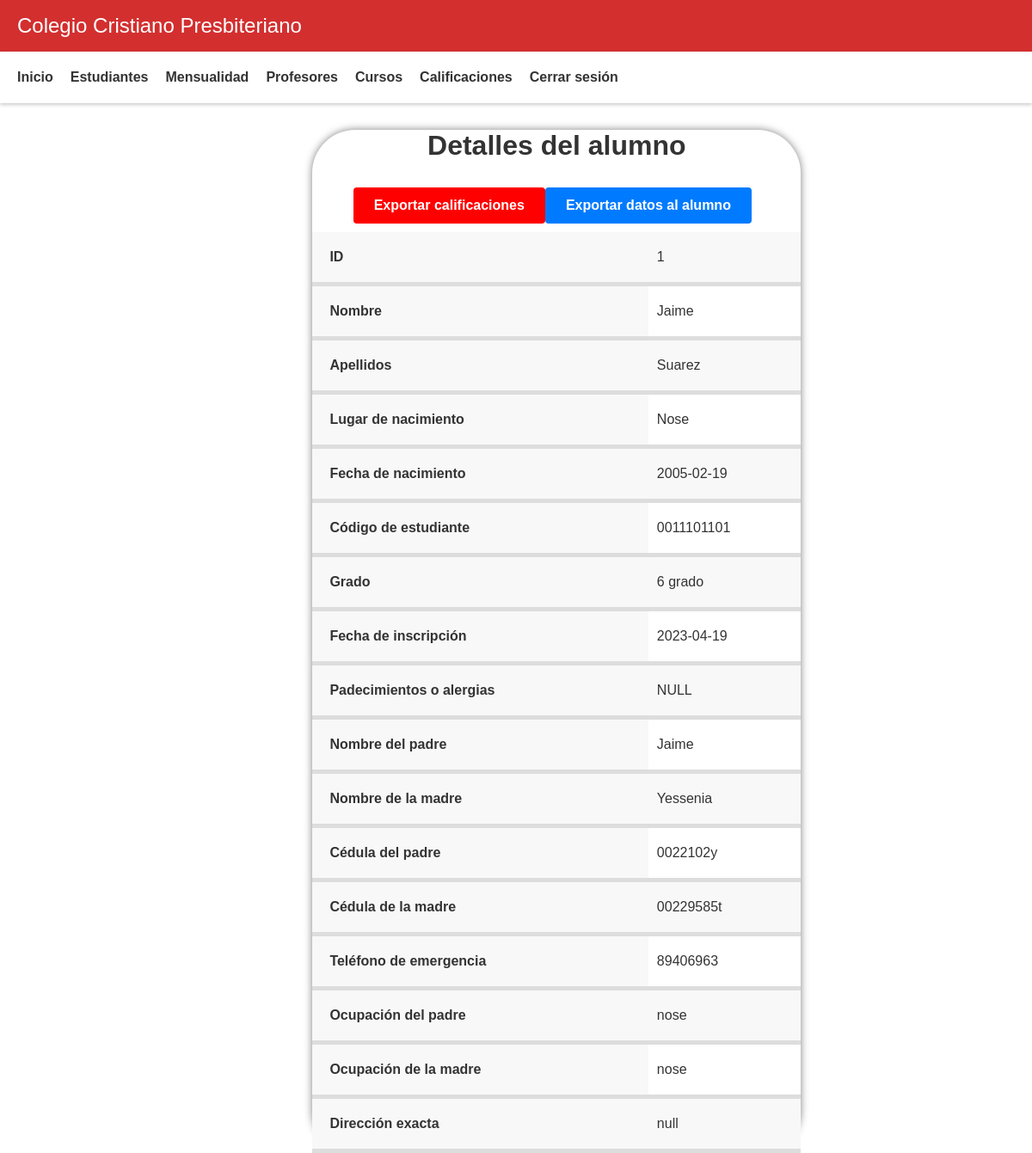
Page /code/view/admin/show_alumno.php?id=1 (signed in) on the earlier database version.
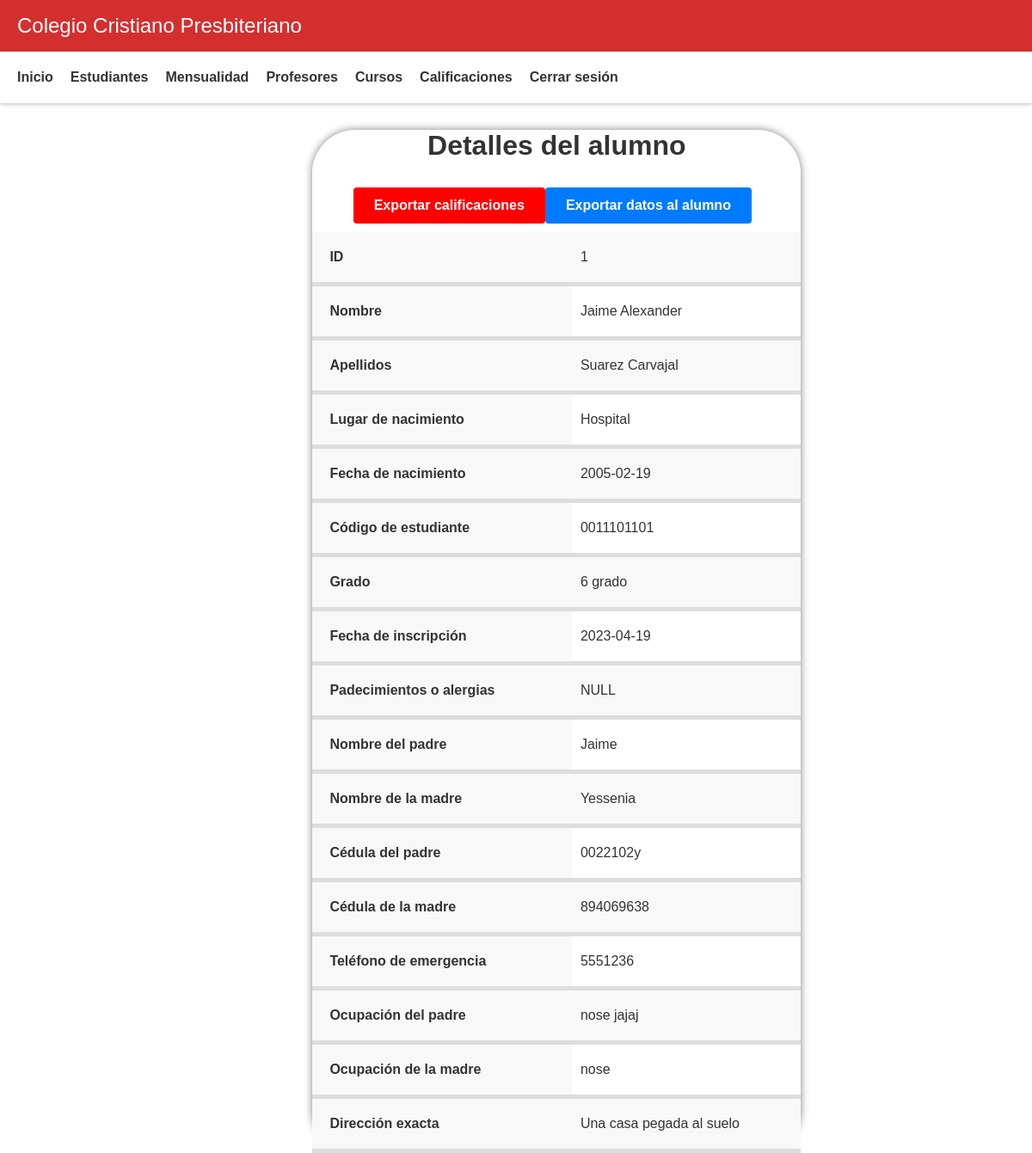
Same page on the later database version.
### tables this page shows
CREATE TABLE `alumnos` (
  `id_alumno` int(11) NOT NULL,
  `nombre` varchar(50) NOT NULL,
  `apellidos` varchar(50) NOT NULL,
  `lugar_nacimiento` varchar(50) NOT NULL,
  `fecha_nacimiento` date NOT NULL,
  `codigo_estudiante` varchar(20) NOT NULL,
  `id_grado` int(11) NOT NULL,
  `fecha_inscripcion` date NOT NULL,
  `padecimiento_alergia` varchar(100) DEFAULT NULL,
  `nombre_padre` varchar(50) NOT NULL,
  `nombre_madre` varchar(50) NOT NULL,
  `cedula_padre` varchar(20) NOT NULL,
  `cedula_madre` varchar(20) NOT NULL,
  `telefono_emergencia` varchar(20) NOT NULL,
  `ocupacion_padre` varchar(50) NOT NULL,
  `ocupacion_madre` varchar(50) NOT NULL,
  `direccion_exacta` varchar(100) NOT NULL
);

### code/view/admin/show_alumno.php (the view, shortened to what this page needs)
<?php
include("../../conexion.php");
if(isset($_GET['id'])){
  $id = $_GET['id'];
  $query = "SELECT * FROM alumnos WHERE id_alumno = $id";
  $result = mysqli_query($conexion, $query);
  if(mysqli_num_rows($result) == 1){
    $fila = mysqli_fetch_array($result);
    $nombre = $fila['nombre'];
    $apellidos = $fila['apellidos'];
    $lugar_nacimiento = $fila['lugar_nacimiento'];
    $fecha_nacimiento = $fila['fecha_nacimiento'];
    $codigo_estudiante = $fila['codigo_estudiante'];
    $id_grado = $fila['id_grado'];
    $fecha_inscripcion = $fila['fecha_inscripcion'];
    $padecimiento_alergia = $fila['padecimiento_alergia'];
    $nombre_padre = $fila['nombre_padre'];
    $nombre_madre = $fila['nombre_madre'];
    $cedula_padre = $fila['cedula_padre'];
    $cedula_madre = $fila['cedula_madre'];
    $telefono_emergencia = $fila['telefono_emergencia'];
    $ocupacion_padre = $fila['ocupacion_padre'];
    $ocupacion_madre = $fila['ocupacion_madre'];
    $direccion_exacta = $fila['direccion_exacta'];
  }
}
?>
<?php include("header.php"); ?>
<!DOCTYPE html>
<html lang="en">
<head>
</head>
<body>
<main class="container">
  <div class="row justify-content-center">
    <div class="col-md-8">
      <div class="card">
        <div class="card-body">
          <h1 class="text-center mb-4">Detalles del alumno</h1>
          <div class="table-responsive">
            <table class="table table-hover">
              <tbody>
                <tr>
                  <th>ID</th>
                  <td><?php echo $id; ?></td>
                </tr>
                <tr>
                  <th>Nombre</th>
                  <td><?php echo $nombre; ?></td>
                </tr>
                <tr>
                  <th>Apellidos</th>
                  <td><?php echo $apellidos; ?></td>
                </tr>
                <tr>
                  <th>Lugar de nacimiento</th>
                  <td><?php echo $lugar_nacimiento; ?></td>
                </tr>
                <tr>
                  <th>Fecha de nacimiento</th>
                  <td><?php echo $fecha_nacimiento; ?></td>
                </tr>
                <tr>
                  <th>Código de estudiante</th>
                  <td><?php echo $codigo_estudiante; ?></td>
                </tr>
                <tr>
                  <th>Grado</th>
                  <td>
                    <?php
                    $query_grado = "SELECT nombre_grado FROM grados WHERE id_grado = $id_grado";
                    $result_grado = mysqli_query($conexion, $query_grado);
                    $fila_grado = mysqli_fetch_array($result_grado);
                    echo $fila_grado['nombre_grado'];
                    ?>
                  </td>
                </tr>
                <tr>
                  <th>Fecha de inscripción</th>
                  <td><?php echo $fecha_inscripcion; ?></td>
                </tr>
                <tr>
                  <th>Padecimientos o alergias</th>
                  <td><?php echo $padecimiento_alergia; ?></td>
                </tr>
                <tr>
                  <th>Nombre del padre</th>
                  <td><?php echo $nombre_padre; ?></td>
                </tr>
                <tr>
                  <th>Nombre de la madre</th>
                  <td><?php echo $nombre_madre; ?></td>
                </tr>
                <tr>
                  <th>Cédula del padre</th>
                  <td><?php echo $cedula_padre; ?></td>
                </tr>
                <tr>
                  <th>Cédula de la madre</th>
                  <td><?php echo $cedula_madre; ?></td>
                </tr>
                <tr>
                  <th>Teléfono de emergencia</th>
                  <td><?php echo $telefono_emergencia; ?></td>
                </tr>
                <tr>
                  <th>Ocupación del padre</th>
                  <td><?php echo $ocupacion_padre; ?></td>
                </tr>
                <tr>
                  <th>Ocupación de la madre</th>
                  <td><?php echo $ocupacion_madre; ?></td>
                </tr>
                <tr>
                  <th>Dirección exacta</th>
                  <td><?php echo $direccion_exacta; ?></td>
                </tr>
              </tbody>
              <div class="button-container">
  <a href="exportar_calificaciones.php?id=<?php echo $id; ?>" class="btn btn-red">Exportar calificaciones</a>
  <a href="exportar_alumno.php?id=<?php echo $id; ?>" class="btn btn-blue">Exportar datos al alumno</a>
</div>
            </table>
          </div>
        </div>
      </div>
    </div>
  </div>
</main>
</body>
</html>

Differences in the rows shown:
changed alumnos "NULL": nombre "Jaime" → "Jaime Alexander"; apellidos "Suarez" → "Suarez Carvajal"; lugar_nacimiento "Nose" → "Hospital"; cedula_madre "00229585t" → "894069638"; telefono_emergencia "89406963" → "5551236"; ocupacion_padre "nose" → "nose jajaj"; direccion_exacta "null" → "Una casa pegada al suelo"
